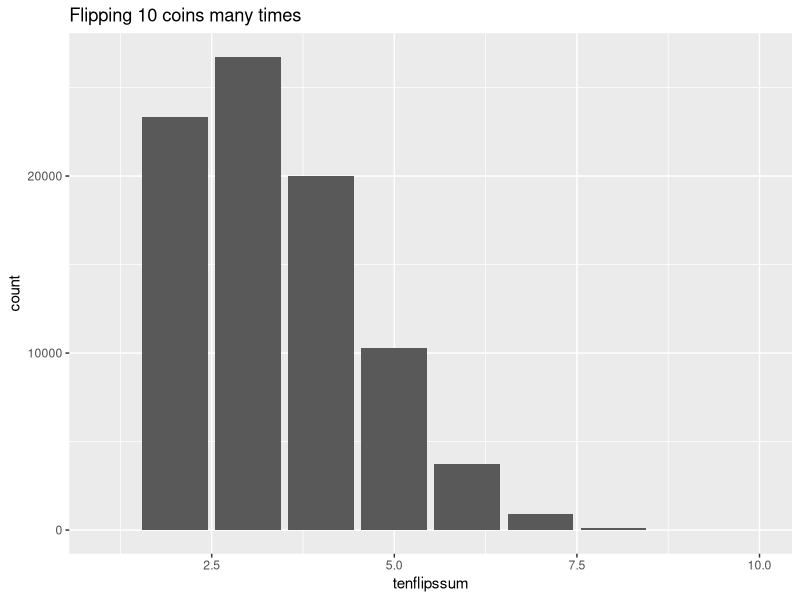
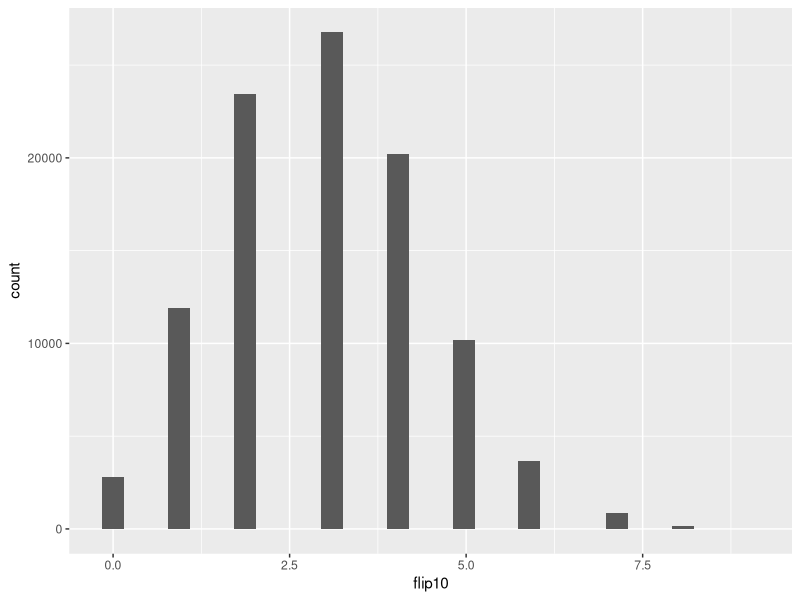

Here is the R script that generated these plots, in order:
## ---- chunk 1
knitr::opts_chunk$set(echo = TRUE)
## ---- chunk 2

library( dplyr )
library( ggplot2 )
library( gridExtra )
## ---- chunk 3
#the rbinom() function:
rbinom( 1,1,.5 )
## ---- chunk 4
#returns a vector of flips
rbinom( 10,1,0.5 )
## ---- chunk 5
#return the sum of heads (1) from the flips
rbinom( 1,10,0.5 )
## ---- chunk 6
#return a vector of sums of multiple multi coin flip outcomes
rbinom( 10,10,0.5 )
## ---- chunk 7
rbinom( 10,10,0.8 )
rbinom( 10,10,0.2 )
## ---- chunk 8
# Generate 100 occurrences of flipping 10 coins, each with 30% probability
manyflips <- data.frame( tenflipssum = rbinom(100000,10,0.3) )
ggplot( manyflips, aes( x = tenflipssum ) ) +
  geom_bar( binwidth = 1 ) +
  scale_x_continuous( limits = c( 1,10 )) +
  ggtitle( 'Flipping 10 coins many times' )
## ---- chunk 9
flips <- data.frame( flip10 = rbinom( 100000,10,0.3 ) )
ggplot( flips, aes( x = flip10 ) ) +
  geom_histogram()
## ---- chunk 10
mean( flips$flip10 == 5 )
## ---- chunk 11
#probability at 5 for a fair coin
dbinom( 5, 10, 0.5 )

#probability at 6 for a fair coin
dbinom( 6, 10, 0.5 )

#probability at 10 for a fair coin
dbinom( 10, 10, 0.5 )
## ---- chunk 12
mean( flips <= 4 )
## ---- chunk 13
pbinom( 4, 10, 0.5 )
## ---- chunk 14
# Calculate the probability that 2 of 10 coins are heads using dbinom
dbinom( 2, 10, 0.3 )
# Confirm your answer with a simulation using rbinom
mean( rbinom( 10000, 10, 0.3 ) == 2 )
## ---- chunk 15
# Calculate the probability that at least five coins are heads
pbinom( 5, 10, 0.3 )

# Confirm your answer with a simulation of 10,000 trials
mean( rbinom( 10000, 10, 0.3 ) >= 5 )
## ---- chunk 16
#find the expected value:
flips <- rbinom( 100000, 10, .5 )
mean( flips )

mean( rbinom( 100000, 100, 0.2 ) )
## ---- chunk 17
#calculate the variance
var( flips )
## ---- chunk 18
#What is the expected value of a binomial distribution where 25 coins are flipped, each having a 30% chance of heads?

# Calculate the expected value using the exact formula
25*.3

# Confirm with a simulation using rbinom
mean(rbinom(10000,25,.3))

# Calculate the variance using the exact formula
25*.3*(1-.3)

# Confirm with a simulation using rbinom
var(rbinom(10000,25,.3))
